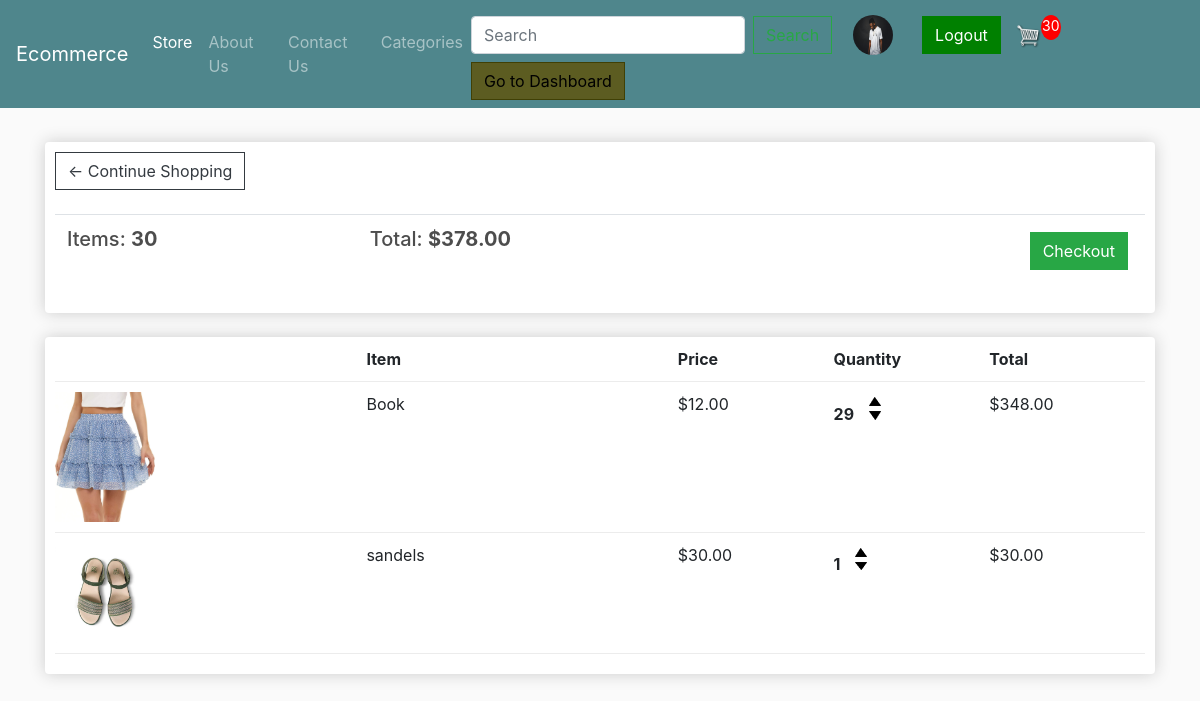
The page /cart/ (signed in) on the database as committed earlier.
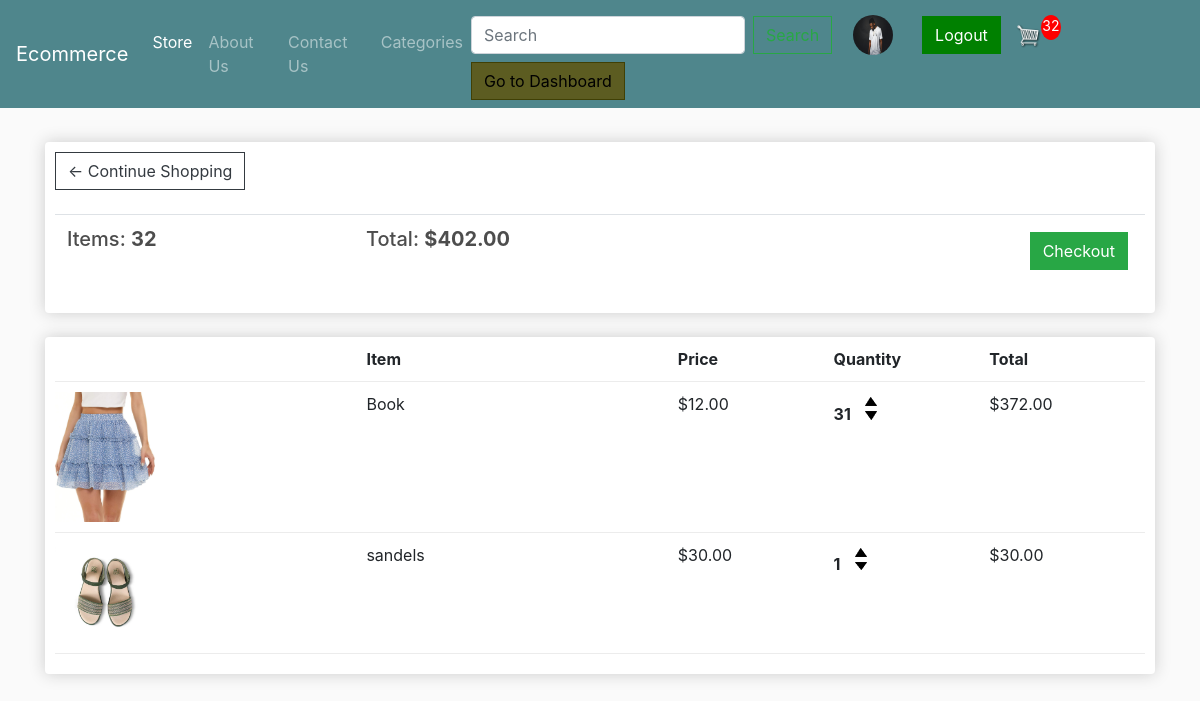
The same page on the database as committed later.
### store/models.py (models this page shows, shortened)
class Order(models.Model):
    customer = models.ForeignKey(Customer, on_delete=models.SET_NULL, blank=True, null=True)
    date_order = models.DateTimeField(auto_now_add=True)
    complete = models.BooleanField(default=False, null=True, blank=False)
    transaction_id = models.CharField(max_length=200, null=True)
    @property
    def get_cart_total(self):
        orderitems = self.orderitem_set.all()
        total = sum([item.get_total for item in orderitems])
        return total
    @property
    def get_cart_items(self):
        orderitems = self.orderitem_set.all()
        total = sum([item.quantity for item in orderitems])
        return total

class OrderItem(models.Model):
    product = models.ForeignKey(Product, on_delete=models.SET_NULL, blank=True, null=True)
    order = models.ForeignKey(Order, on_delete=models.SET_NULL, blank=True, null=True)
    quantity = models.IntegerField(default=0, null=True, blank=True)
    date_added = models.DateTimeField(auto_now_add=True)
    image_url = models.CharField(max_length=200, null=True, blank=True)  # Add this line
    @property
    def get_total(self):
        if self.product and self.product.price:
            total = self.product.price * self.quantity
        else:
            total = 0
        return total

class Product(models.Model):
    name = models.CharField(max_length=200, null=True)
    price = models.DecimalField(max_digits=7, decimal_places=2)
    digital = models.BooleanField(default=False)
    image = models.ImageField(upload_to='products/')
    description = models.TextField(null=True, blank=True)
    in_stock = models.BooleanField(default=True)
    colors = models.ManyToManyField(Color, related_name='products')
    sizes = models.ManyToManyField(Size, related_name='products')
    category = models.ForeignKey(Category, on_delete=models.SET_DEFAULT, default=1)
    @property
    def imageURL(self):
        try:
            url = self.image.url
        except:
            url = ''  # Provide a default URL or handle the exception as per your application's needs
        return url

### store/views.py (the view)
# urls.py: path('cart/', views.cart, name='cart'),
def cart(request):
        data = cartData(request)
        cartItems = data['cartItems']
        order = data['order']
        items = data['items']
        context = {'items':items, 'order':order,'cartItems':cartItems}
        return render(request, 'store/cart.html', context)

### store/utils.py (called while the page is built)
def cartData(request):
    if request.user.is_authenticated:
        try:
            customer = request.user.customer
        except Customer.DoesNotExist:
            customer = Customer.objects.create(user=request.user, name=request.user.username, email=request.user.email)
        customer = request.user.customer
        order, created = Order.objects.get_or_create(customer=customer, complete=False)
        items = order.orderitem_set.all()
        cartItems = order.get_cart_items
    else:
        cookieData = cookieCart(request)
        cartItems = cookieData['cartItems']
        order = cookieData['order']
        items = cookieData['items']
    context = {'items': items, 'order': order, 'cartItems': cartItems}
    return context

### store/templates/store/cart.html (shortened to what this page needs)
{% extends 'store/main.html' %}
{% load static %}
{% block content %}
<div class="row">
    <div class="col-lg-12">
        <div class="box-element">
            <a class="btn btn-outline-dark" href="{% url 'store' %}">&#x2190; Continue Shopping</a>
            <br><br>
            <table class="table">
                <tr>
                    <th><h5>Items: <strong>{{ order.get_cart_items }}</strong></h5></th>
                    <th><h5>Total: <strong>${{ order.get_cart_total }}</strong></h5></th>
                    <th>
                        <a style="float:right; margin:5px;" class="btn btn-success" href="{% url 'checkout' %}">Checkout</a>
                    </th>
                </tr>
            </table>
        </div>
        <br>
        <div class="box-element">
            <div class="cart-row">
                <div style="flex:2"></div>
                <div style="flex:2"><strong>Item</strong></div>
                <div style="flex:1"><strong>Price</strong></div>
                <div style="flex:1"><strong>Quantity</strong></div>
                <div style="flex:1"><strong>Total</strong></div>
            </div>
            {% for item in items %}
            <div class="cart-row">
                <div style="flex:2"><img class="row-image" src="{{ item.product.imageURL }}"></div>
                <div style="flex:2"><p>{{ item.product.name }}</p></div>
                <div style="flex:1"><p>${{ item.product.price|floatformat:2 }}</p></div>
                <div style="flex:1">
                    <p class="quantity">{{ item.quantity }}</p>
                    <div class="quantity">
                        <img data-product="{{ item.product.id }}" data-action="add" class="chg-quantity update-cart" src="{% static 'images/arrow-up.png' %}">
                        <img data-product="{{ item.product.id }}" data-action="remove" class="chg-quantity update-cart" src="{% static 'images/arrow-down.png' %}">
                    </div>
                </div>
                <div style="flex:1"><p>${{ item.get_total }}</p></div>
            </div>
            {% endfor %}
        </div>
    </div>
</div>
{% endblock content %}

### store/templates/store/main.html (shortened to what this page needs)
<!DOCTYPE html>
{% load static %}
<html>
<head>
    <link rel="stylesheet" href="https://stackpath.bootstrapcdn.com/bootstrap/4.4.1/css/bootstrap.min.css">
    <link rel="stylesheet" href="https://cdnjs.cloudflare.com/ajax/libs/font-awesome/6.0.0-beta3/css/all.min.css">
    <link rel="stylesheet" type="text/css" href="{% static 'css/main.css' %}">
</head>
<body>
    <nav class="navbar navbar-expand-lg navbar-dark bg-dark">
        <a class="navbar-brand" href="{% url 'store' %}">Ecommerce</a>
        <div class="collapse navbar-collapse" id="navbarSupportedContent">
            <ul class="navbar-nav mr-auto">
                <li class="nav-item active">
                    <a class="nav-link" href="{% url 'store' %}">Store <span class="sr-only">(current)</span></a>
                </li>
                <li class="nav-item">
                    <a class="nav-link" href="{% url 'about_us' %}">About Us</a>
                </li>
                <li class="nav-item">
                    <a class="nav-link" href="{% url 'contact_us' %}">Contact Us</a>
                </li>
                <li class="nav-item">
                    <a class="nav-link" href="{% url 'category_list_view' %}">Categories</a>
                </li>
            </ul>
            <div class="form-inline my-2 my-lg-0">
                <form class="form-inline" method="GET" action="{% url 'search_results' %}">
                    <input class="form-control mr-sm-2" type="search" placeholder="Search" aria-label="Search" name="q">
                    <button class="btn btn-outline-success my-2 my-sm-0 mr-2" type="submit">Search</button>
                </form>
                {% if user.is_authenticated %}
                    <a href="{% url 'profile' %}" class="btn mr-2">
                        <img src="{{ user.profile.image.url }}" class="profile-pic" alt="{{ user.username }}">
                    </a>
                    <a href="{% url 'logout' %}" class="btn btn-custom ml-2">Logout</a>
                {% else %}
                    <a href="{% url 'login' %}" class="btn btn-custom mr-2">Login</a>
                    <a href="{% url 'signup' %}" class="btn btn-custom ml-2">SignUp</a>
                {% endif %}
                <a href="{% url 'cart' %}">
                    <img id="cart-icon" src="{% static 'images/cart.png' %}">
                </a>
                <p id="cart-total">{{ cartItems }}</p>
                {% if user.is_superuser %}
                    <a href="{% url 'admin_dashboard' %}" class="btn btn-primary btn-yellow">Go to Dashboard</a>
                {% endif %}
            </div>
        </div>
    </nav>
    <div class="container">
        <br>
        {% block content %}
        {% endblock content %}
    </div>
</body>
</html>

Rows that differ between the two databases and show on the page:
changed through a linked row, Order: get_cart_items "30" → "32"; get_cart_total "378.00" → "402.00"
changed OrderItem "Book": quantity "29" → "31"; get_total "348.00" → "372.00"
Other text that changed with them:
{{ cartItems }}: "30" → "32"
